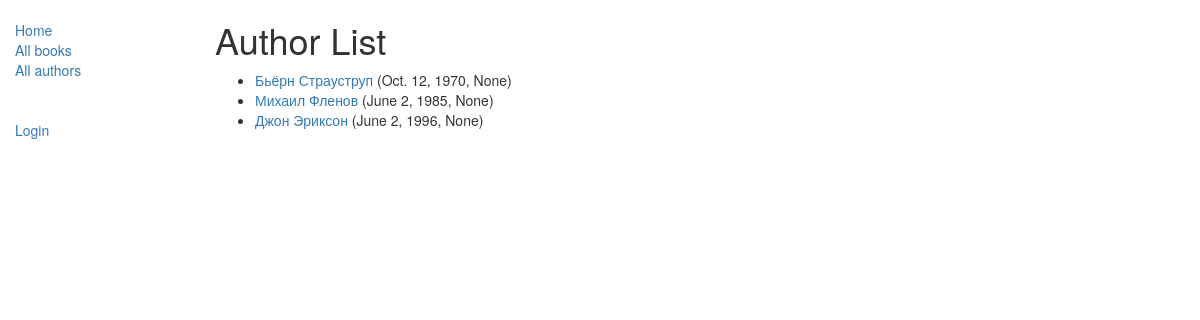
Screenshot of /catalog/authors/ with the database file from the repository.
### catalog/models.py (models this page shows, shortened)
class Author(models.Model):
    first_name = models.CharField(max_length=100)
    last_name = models.CharField(max_length=100)
    date_of_birth = models.DateField(null=True, blank=True)
    date_of_death = models.DateField('Died', null=True, blank=True)
    def get_absolute_url(self):
        return reverse('author-detail', args=[str(self.id)])
    class Meta:
        ordering = ['last_name']

### catalog/views.py (the view)
class AuthorListView(generic.ListView):
    model = Author
    paginate_by = 15

### catalog/templates/catalog/author_list.html (shortened to what this page needs)
{% extends "base_generic.html" %}
{% block content %}
    <h1>Author List</h1>
    {% if author_list %}
    <ul>
      {% for author in author_list %}
      <li>
        <a href="{{ author.get_absolute_url }}">{{ author.first_name }} {{ author.last_name }}</a> ({{author.date_of_birth}}, {{author.date_of_death}})
      </li>
      {% endfor %}
    </ul>
    {% else %}
      <p>There are no books in the library.</p>
    {% endif %}
{% endblock %}

### rows the page displays
Author: first_name "Бьёрн", last_name "Страуструп", date_of_birth "Oct. 12, 1970", date_of_death "None"
Author: first_name "Михаил", last_name "Фленов", date_of_birth "June 2, 1985", date_of_death "None"
Author: first_name "Джон", last_name "Эриксон", date_of_birth "June 2, 1996", date_of_death "None"
